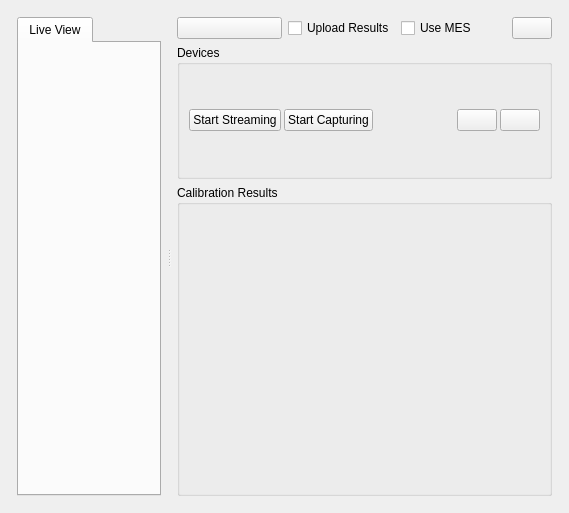
<?xml version="1.0" encoding="UTF-8"?>
<ui version="4.0">
 <class>tl::StereoCameraCalibrationView</class>
 <widget class="QWidget" name="tl::StereoCameraCalibrationView">
  <property name="geometry">
   <rect>
    <x>0</x>
    <y>0</y>
    <width>569</width>
    <height>513</height>
   </rect>
  </property>
  <property name="windowTitle">
   <string/>
  </property>
  <layout class="QVBoxLayout" name="verticalLayout_4">
   <item>
    <widget class="QSplitter" name="splitter">
     <property name="orientation">
      <enum>Qt::Horizontal</enum>
     </property>
     <property name="childrenCollapsible">
      <bool>false</bool>
     </property>
     <widget class="QWidget" name="left" native="true">
      <layout class="QVBoxLayout" name="leftLayout">
       <property name="leftMargin">
        <number>6</number>
       </property>
       <property name="topMargin">
        <number>6</number>
       </property>
       <property name="rightMargin">
        <number>6</number>
       </property>
       <property name="bottomMargin">
        <number>6</number>
       </property>
       <item>
        <widget class="QTabWidget" name="tabs">
         <property name="currentIndex">
          <number>0</number>
         </property>
         <widget class="QtGridWidget" name="tabLiveView">
          <attribute name="title">
           <string>Live View</string>
          </attribute>
         </widget>
        </widget>
       </item>
      </layout>
     </widget>
     <widget class="QWidget" name="right" native="true">
      <layout class="QVBoxLayout" name="rightLayout" stretch="0,3,7">
       <property name="leftMargin">
        <number>6</number>
       </property>
       <property name="topMargin">
        <number>6</number>
       </property>
       <property name="rightMargin">
        <number>6</number>
       </property>
       <property name="bottomMargin">
        <number>6</number>
       </property>
       <item>
        <layout class="QHBoxLayout" name="horizontalLayout_2">
         <item>
          <widget class="QtSwitchButton" name="serviceBtn">
           <property name="sizePolicy">
            <sizepolicy hsizetype="Preferred" vsizetype="Fixed">
             <horstretch>0</horstretch>
             <verstretch>0</verstretch>
            </sizepolicy>
           </property>
           <property name="text">
            <string/>
           </property>
          </widget>
         </item>
         <item>
          <widget class="QCheckBox" name="uploadResults">
           <property name="text">
            <string>Upload Results</string>
           </property>
          </widget>
         </item>
         <item>
          <widget class="QCheckBox" name="useMes">
           <property name="text">
            <string>Use MES</string>
           </property>
          </widget>
         </item>
         <item>
          <widget class="QPushButton" name="settingsBtn">
           <property name="sizePolicy">
            <sizepolicy hsizetype="Fixed" vsizetype="Fixed">
             <horstretch>0</horstretch>
             <verstretch>0</verstretch>
            </sizepolicy>
           </property>
           <property name="text">
            <string/>
           </property>
           <property name="icon">
            <iconset resource="resources/app.qrc">
             <normaloff>:/icons/cog.png</normaloff>:/icons/cog.png</iconset>
           </property>
           <property name="iconSize">
            <size>
             <width>18</width>
             <height>18</height>
            </size>
           </property>
           <property name="checkable">
            <bool>false</bool>
           </property>
          </widget>
         </item>
        </layout>
       </item>
       <item>
        <widget class="QGroupBox" name="deviceBox">
         <property name="title">
          <string>Devices</string>
         </property>
         <layout class="QVBoxLayout" name="verticalLayout_3">
          <item>
           <widget class="QWidget" name="deviceTools" native="true">
            <layout class="QHBoxLayout" name="horizontalLayout">
             <property name="spacing">
              <number>3</number>
             </property>
             <property name="leftMargin">
              <number>0</number>
             </property>
             <property name="topMargin">
              <number>0</number>
             </property>
             <property name="rightMargin">
              <number>0</number>
             </property>
             <property name="bottomMargin">
              <number>0</number>
             </property>
             <item>
              <widget class="QPushButton" name="streamBtn">
               <property name="sizePolicy">
                <sizepolicy hsizetype="Fixed" vsizetype="Fixed">
                 <horstretch>0</horstretch>
                 <verstretch>0</verstretch>
                </sizepolicy>
               </property>
               <property name="text">
                <string>Start Streaming</string>
               </property>
               <property name="iconSize">
                <size>
                 <width>18</width>
                 <height>18</height>
                </size>
               </property>
               <property name="checkable">
                <bool>true</bool>
               </property>
              </widget>
             </item>
             <item>
              <widget class="QPushButton" name="captureBtn">
               <property name="sizePolicy">
                <sizepolicy hsizetype="Fixed" vsizetype="Fixed">
                 <horstretch>0</horstretch>
                 <verstretch>0</verstretch>
                </sizepolicy>
               </property>
               <property name="text">
                <string>Start Capturing</string>
               </property>
               <property name="iconSize">
                <size>
                 <width>18</width>
                 <height>18</height>
                </size>
               </property>
               <property name="checkable">
                <bool>true</bool>
               </property>
              </widget>
             </item>
             <item>
              <spacer name="horizontalSpacer">
               <property name="orientation">
                <enum>Qt::Horizontal</enum>
               </property>
               <property name="sizeHint" stdset="0">
                <size>
                 <width>40</width>
                 <height>20</height>
                </size>
               </property>
              </spacer>
             </item>
             <item>
              <widget class="QPushButton" name="addDeviceBtn">
               <property name="sizePolicy">
                <sizepolicy hsizetype="Fixed" vsizetype="Fixed">
                 <horstretch>0</horstretch>
                 <verstretch>0</verstretch>
                </sizepolicy>
               </property>
               <property name="text">
                <string/>
               </property>
               <property name="icon">
                <iconset resource="resources/app.qrc">
                 <normaloff>:/icons/plus.png</normaloff>:/icons/plus.png</iconset>
               </property>
               <property name="iconSize">
                <size>
                 <width>18</width>
                 <height>18</height>
                </size>
               </property>
               <property name="checkable">
                <bool>false</bool>
               </property>
              </widget>
             </item>
             <item>
              <widget class="QPushButton" name="removeDeviceBtn">
               <property name="sizePolicy">
                <sizepolicy hsizetype="Fixed" vsizetype="Fixed">
                 <horstretch>0</horstretch>
                 <verstretch>0</verstretch>
                </sizepolicy>
               </property>
               <property name="text">
                <string/>
               </property>
               <property name="icon">
                <iconset resource="resources/app.qrc">
                 <normaloff>:/icons/minus.png</normaloff>:/icons/minus.png</iconset>
               </property>
               <property name="iconSize">
                <size>
                 <width>18</width>
                 <height>18</height>
                </size>
               </property>
               <property name="checkable">
                <bool>false</bool>
               </property>
              </widget>
             </item>
            </layout>
           </widget>
          </item>
         </layout>
        </widget>
       </item>
       <item>
        <widget class="QGroupBox" name="resultBox">
         <property name="title">
          <string>Calibration Results</string>
         </property>
         <layout class="QVBoxLayout" name="verticalLayout_5">
          <item>
           <widget class="ReportView" name="report" native="true"/>
          </item>
         </layout>
        </widget>
       </item>
      </layout>
     </widget>
    </widget>
   </item>
  </layout>
 </widget>
 <customwidgets>
  <customwidget>
   <class>QtSwitchButton</class>
   <extends>QPushButton</extends>
   <header>application/gui/qtswitchbutton.h</header>
  </customwidget>
  <customwidget>
   <class>QtGridWidget</class>
   <extends>QWidget</extends>
   <header>application/gui/qtgridwidget.h</header>
   <container>1</container>
  </customwidget>
  <customwidget>
   <class>ReportView</class>
   <extends>QWidget</extends>
   <header>application/ReportView.h</header>
   <container>1</container>
  </customwidget>
 </customwidgets>
 <resources>
  <include location="resources/app.qrc"/>
 </resources>
 <connections/>
</ui>
